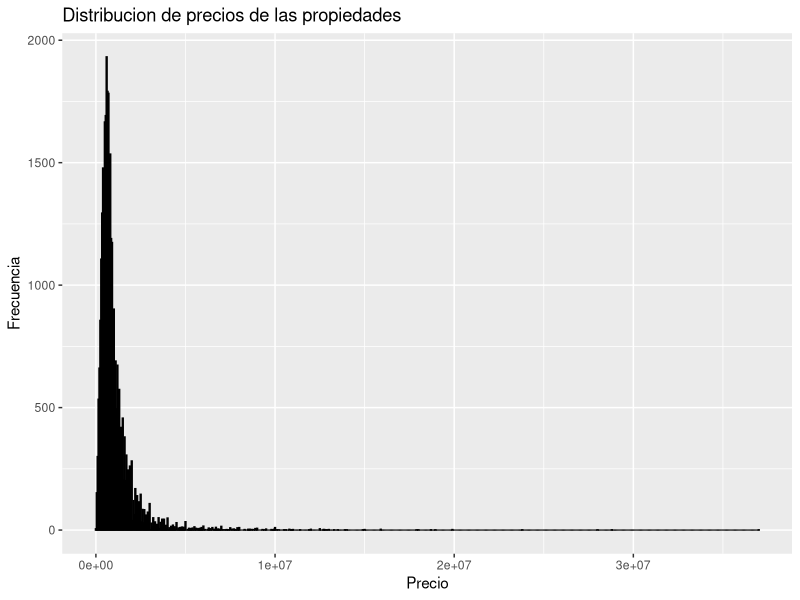
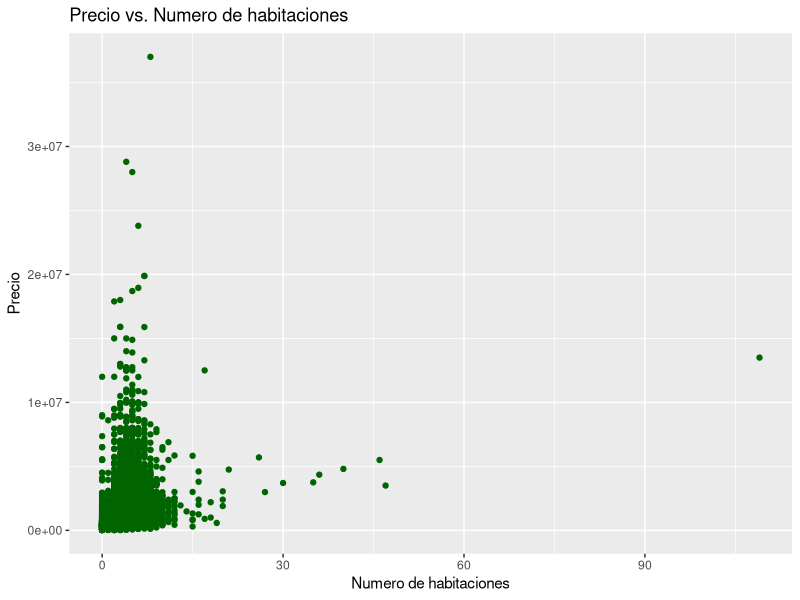

Here is the R script that generated these plots, in order:
# importamos las librerias necesarias
install.packages("dplyr")
install.packages("ggplot2")
install.packages("tidyr")

library(dplyr)
library(ggplot2)
library(tidyr)

# cargamos el csv de hugging face
datos <- read.csv("listing_data.csv")

# limpia los datos, elimina filas vacias o duplicadas
datos_limpios <- datos %>%
  drop_na() %>%
  distinct()

# convierte las columnas de ingreso y precio a numeros, eliminando los simbolos de moneda
datos_limpios$Median_Family_Income <- as.numeric(gsub("[\\$,]", "", datos_limpios$Median_Family_Income))
datos_limpios$Price <- as.numeric(gsub("[\\$,]", "", datos_limpios$Price))



# analisis exploratorio con graficos

# histograma para ver como se distribuyen los precios de las propiedades
ggplot(datos_limpios, aes(x = Price)) +
  geom_histogram(binwidth = 50000, fill = "blue", color = "black") +
  labs(title = "Distribucion de precios de las propiedades", x = "Precio", y = "Frecuencia")


# ver como se relaciona el precio con el numero de habitaciones
ggplot(datos_limpios, aes(x = as.numeric(Number_Beds), y = Price)) +
  geom_point(color = "darkgreen") +
  labs(title = "Precio vs. Numero de habitaciones", x = "Numero de habitaciones", y = "Precio")



# preparar los datos para los modelos

datos_limpios$Province <- as.factor(datos_limpios$Province)
datos_limpios$Province <- as.numeric(datos_limpios$Province)

# divide los datos en 80% para entrenar y 20% para probar
set.seed(123)
indices <- sample(1:nrow(datos_limpios), 0.8 * nrow(datos_limpios))
datos_train <- datos_limpios[indices, ]
datos_test <- datos_limpios[-indices, ]

# ver unas filas de los datos de entrenamiento y prueba para chequear que todo este bien
head(datos_train)
head(datos_test)
